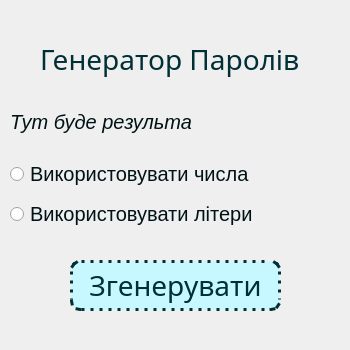
<?xml version="1.0" encoding="UTF-8"?>
<ui version="4.0">
 <class>MainWindow</class>
 <widget class="QMainWindow" name="MainWindow">
  <property name="geometry">
   <rect>
    <x>0</x>
    <y>0</y>
    <width>350</width>
    <height>350</height>
   </rect>
  </property>
  <property name="windowTitle">
   <string>MainWindow</string>
  </property>
  <widget class="QWidget" name="centralwidget">
   <widget class="QPushButton" name="btn_generate">
    <property name="geometry">
     <rect>
      <x>70</x>
      <y>260</y>
      <width>211</width>
      <height>51</height>
     </rect>
    </property>
    <property name="font">
     <font>
      <family>Segoe UI Black</family>
      <pointsize>21</pointsize>
      <weight>10</weight>
      <italic>false</italic>
      <bold>false</bold>
     </font>
    </property>
    <property name="styleSheet">
     <string notr="true">color: #002f36;
font: 87 21pt &quot;Segoe UI Black&quot;;
border: 3px dotted #002f36;
background-color: #c7f8ff;
border-radius: 10px;</string>
    </property>
    <property name="text">
     <string>Згенерувати</string>
    </property>
   </widget>
   <widget class="QLabel" name="title">
    <property name="geometry">
     <rect>
      <x>40</x>
      <y>40</y>
      <width>289</width>
      <height>39</height>
     </rect>
    </property>
    <property name="font">
     <font>
      <family>Segoe UI Black</family>
      <pointsize>21</pointsize>
      <weight>10</weight>
      <italic>false</italic>
      <bold>false</bold>
     </font>
    </property>
    <property name="styleSheet">
     <string notr="true">color: #002f36;
font: 87 21pt &quot;Segoe UI Black&quot;;</string>
    </property>
    <property name="text">
     <string>Генератор Паролів</string>
    </property>
   </widget>
   <widget class="QRadioButton" name="cb_numbers">
    <property name="geometry">
     <rect>
      <x>10</x>
      <y>160</y>
      <width>261</width>
      <height>28</height>
     </rect>
    </property>
    <property name="font">
     <font>
      <pointsize>15</pointsize>
     </font>
    </property>
    <property name="styleSheet">
     <string notr="true">color: #001214;</string>
    </property>
    <property name="text">
     <string>Використовувати числа</string>
    </property>
   </widget>
   <widget class="QRadioButton" name="cb_alphabet">
    <property name="geometry">
     <rect>
      <x>10</x>
      <y>200</y>
      <width>243</width>
      <height>28</height>
     </rect>
    </property>
    <property name="font">
     <font>
      <pointsize>15</pointsize>
     </font>
    </property>
    <property name="styleSheet">
     <string notr="true">color: #001214;</string>
    </property>
    <property name="text">
     <string>Використовувати літери</string>
    </property>
   </widget>
   <widget class="QLabel" name="result">
    <property name="geometry">
     <rect>
      <x>10</x>
      <y>110</y>
      <width>181</width>
      <height>24</height>
     </rect>
    </property>
    <property name="font">
     <font>
      <pointsize>15</pointsize>
      <italic>true</italic>
     </font>
    </property>
    <property name="styleSheet">
     <string notr="true">color: #001214;</string>
    </property>
    <property name="text">
     <string>Тут буде результат</string>
    </property>
   </widget>
  </widget>
 </widget>
 <resources/>
 <connections/>
</ui>
